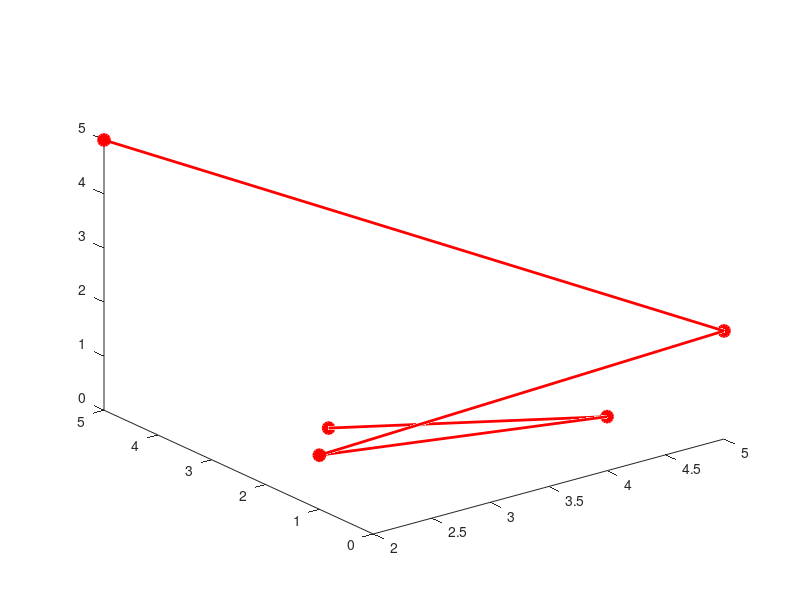
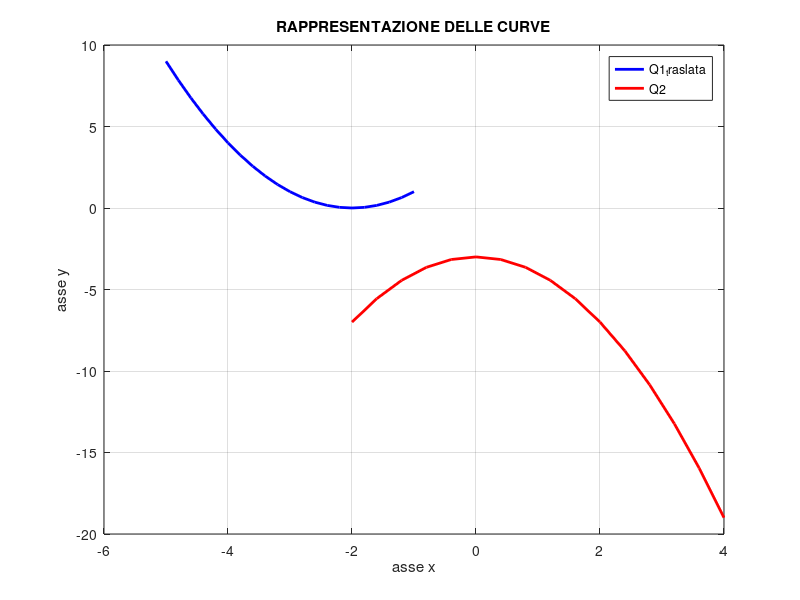
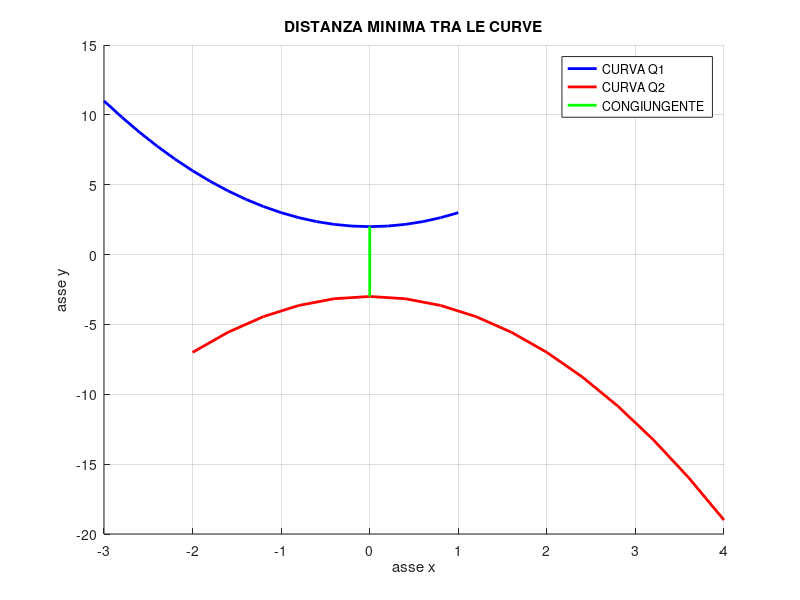

Here is the MATLAB script that generated these plots, in order:
clc
clear 
%%
clc
clear all 

%Ex1 - inizializzare matrice 4x4 con tutti elementi nulli

A(4,4)=0; 

%alternatively:
B=zeros(4,4);

%%

%Ex2 - crea matrice 4x4 con elementi unitari sulla diagonale principale
clc
clear all 

C(4,4)=0;

C(1,1)=1;
C(2,2)=1;
C(3,3)=1;
C(4,4)=1;

%alternatively:
D(4,4)=0;
for i=1:4
    D(i,i)=1;
end

%alternatively: 
E=eye(4,4); 

%%

%Ex3 - crea matrice 10x4 popolata con una distribuzione uniforme di numeri
%interi (casuali) compresi tra 0 e 5
clc
clear all

F=round(5*rand(10,4));

%alternatively: 
G=randi([0,5],10,4); 

%%

%Ex4 - Dalla matrice A o B generata nell’esercizio 3, prelevare la sottomatrice 
% costituita dalle righe dispari e dalle prime tre colonne. Successivamente, 
% eseguire il plot dei dati assumendo che ogni riga rappresenta un punto nello 
% spazio euclideo. Assegnare una linea continua rossa e una sfera di colore 
% rosso a ogni punto.

clc
clear all

C=randi([0,5],10,4);

l=size(C,1) %estraggo il numero di righe di C nella prima colonna
k=0; %inizializzo la variabile k
for i=1:2:l %inizio da 1, passo 2, si finisce quando si arriva a l
    k=k+1
    D(k,:)=C(i,:)
end
D(:,4)=[] %elimino la 4a colonna
plot3(D(:,1), D(:,2), D(:,3), 'r-', 'LineWidth', 2, 'Marker', 'o', 'MarkerFaceColor', 'r', 'MarkerSize', 8)

%%

%Ex5 - dati due punti, calcola la distanza tra essi
clc
clear all 

P1=[1,2,1];
P2=[5,3,3];
D=P2-P1; %distanza tra i due punti
d=norm(D) %la distanza è la norma del vettore D

%%

%Ex6 - per i due P assegnati nell'ex5, calcola la 
%distanza lungo la direzione definita da N

clc
clear all 
P1=[1,2,1];
P2=[5,3,3];
D=P2-P1;
N=[1,2,2];
vers_N=N/norm(N); %versore di N
d_n=D*vers_N'; %la distanza lungo N è prod scalare fra D e vers_N


%%

%Ex7

clc
clear all
%vettore1 e 2
x1=-3:0.2:1;
x2=-2:0.4:4;

%funzioni date
y1=x1.^2+2;
y2=-x2.^2-3;

Q1=[x1',y1']; %matrice Q1 con coordinate (x1, y1)
Q2=[x2',y2']; %matrice Q2 con coordinate (x2, y2)

%visualizzo Q1 e Q2:
disp('Matrice Q1:');
disp(Q1);
disp('Matrice Q2:');
disp(Q2);

%traslo Q1 di -2 lungo x e -2 lungo y
Q1_traslata = Q1 - [2, 2];

%devo rappresentare le curve nella stessa area grafica
%blu per Q1 e rosso per Q2. figure:si imposta il riquadro
figure; 
%plotto tutte le righe della 1a colonna della Q1_traslata
%plotto tutte le righe della 2a colonna della Q2_traslata
%b:curva di colore blu 
%specifichiamo lo spessore della linea, con valore 2
plot(Q1_traslata(:,1),Q1_traslata(:,2),'b','LineWidth',2);
hold on; %i grafici dopo questo comando non sostituiranno,
%ma potranno coesistere coi precedenti
plot(Q2(:,1),Q2(:,2),'r','LineWidth',2);
hold off; %ripristina il comportamento precedente(cioè grafici che si sovrappongono)
%ETICHETTE:
xlabel('asse x');
ylabel('asse y');
title('RAPPRESENTAZIONE DELLE CURVE');
legend('Q1_traslata','Q2');
%grid on:aggiunge una griglia orizzontale e verticale al grafico
grid on; 

%%

%Ex8 
clc 
clear all

%vettore x1 e x2
x1=-3:0.2:1;
x2=-2:0.4:4;

%funzioni date
y1=x1.^2+2;
y2=-x2.^2-3;

%NOTA:. l'apice alle coordinate si usa per trasformare un vettore riga in
%un vettore colonna in questo caso

%MATRICI:
Q1=[x1',y1']; 
Q2=[x2',y2'];
%distanza minima:
min_dist=inf; %settiamo la distanza minima a infinito
puntomin_Q1=[0,0]; 
puntomin_Q2=[0,0];
%andiamo a confrontare ogni coppia di punti delle curve, per vedere quali
%danno la minima distanza 

%ciclo per trovare la distanza minima tra i punti di Q1 e Q2

for i=1:size(Q1,1) %size(Q1,1) mi dà il numero di righe della matrice
    for j=1:size(Q2,1) %size(Q2,1) numero di righe della matrice (per ottenere le colonne dovevo mettere size(Q2,2))
        %calcolo la distanza tra i punti
        dist=norm(Q1(i,:)-Q2(j,:)); %si considerano tutte le righe e tutte le colonne delle matrici
        %calcolo distanza tramite norma euclidea
        if dist<min_dist %dist dev'essere minore. l'altro è infinito
            min_dist=dist; %aggiorno la distanza minima con quella trovata
            puntomin_Q1=Q1(i,:); %si riaggiornano i valori dei punti definiti prima
            puntomin_Q2=Q2(j,:);
        end
    end
end

%rappresentazione grafica delle curve
figure; %creo il riquadro
hold on; 
plot(Q1(:,1),Q1(:,2),'b','LineWidth',2); %plotto Q1
plot(Q2(:,1),Q2(:,2),'r','LineWidth',2); %plottoQ2
%congiungente (in verde) dei punti con distanza minima:
plot([puntomin_Q1(1),puntomin_Q2(1)],[puntomin_Q1(2),puntomin_Q2(2)],'g','LineWidth',2);
%puntomin_Q1(1) coordinata x del punto Q1
%puntomin_Q1(2) coordinate y del punto Q1
%ETICHETTE:
xlabel('asse x');
ylabel('asse y');
title('DISTANZA MINIMA TRA LE CURVE');
legend('CURVA Q1','CURVA Q2','CONGIUNGENTE');
grid on; %aggiunge la griglia
hold off;

%

%Ex9 - calcolare il versore della congiungente dei due punti puntomin_Q1 e
%puntomin_Q2

%vettore congiungente
vetC=puntomin_Q1-puntomin_Q2;
%calcolo della norma del vettore:lunghezza del vettore
norm_vetC=norm(vetC);
%calcolo versore congiungente
verC=vetC/norm_vetC;

%stampa versore congiungente
disp('Versore congiungente:');
disp(verC);

%%

%Ex10 -

clc %pulisce la command window
clear all %cancella le variabili memorizzate

%vettore x1 e x2
x1=-3:0.2:1;
x2=-2:0.4:4;

%funzioni date
y1=x1.^2+2;
y2=-x2.^2-3;

%MATRICI:
Q1=[x1',y1']; 
Q2=[x2',y2'];

%vettori dati:
N1=[1,1,0];
N2=[0,1,0];
%devo proiettare la distanza tra i punti delle curve Q1 e Q2 lungo i vettori N1 e N2 

%norma:
norm_N1=norm(N1);
norm_N2=norm(N2);

%calcolo dei rispettivi versori: 
vers_N1=N1/norm_N1;
vers_N2=N2/norm_N2;

%adatto le matrici Q1 e Q2 (in dimensione) ai vettori N1 e N2
Q1(:,3)=0; %si aggiunge la colonna di z=0
Q2(:,3)=0;

%NOTA:. i vettori N1 e N2 hanno 3 colonne e una riga
%CALCOLO DISTANZE MINIME di Q1 e Q2 lungo N1 e N2
distmin_N1=inf;
distmin_N2=inf;

%inizializzo i punti della Q1 e Q2 (lungo N1 e N2) con distanza min 
puntoQ1_minN1=[];
puntoQ1_minN2=[];
puntoQ2_minN1=[];
puntoQ2_minN2=[];

%loop per calcolare la distanza tra ogni punto di Q1 e Q2
for i=1:size(Q1,1) %loop per ogni punto di Q1
    for j=1:size(Q2,1) %loop per ogni punto di Q2
        %vettore differenza tra Q2 e Q1
        vett_diff=Q2(j,:)-Q1(i,:);
        %proietto il vettore differenza lungo le direzioni N1 e N2
        proj_N1=abs(dot(vett_diff,vers_N1));
        proj_N2=abs(dot(vett_diff,vers_N2));
%dot:calcola il prodotto scalare tra due vettori, quindi sto moltiplicando
%scalarmente il vettore differenza per il versore N1 e N2
%abs:valore assoluto (del risultato). cioè si fa il valore assoluto del
%risultato del prodotto scalare

%aggiorno la distanza minima lungo N1
if proj_N1<distmin_N1 
    distmin_N1=proj_N1;
    %puntoQ_minN è un valore che si riaggiorna ogni volta, finché non
    %troviamo il punto che dà la distanza minima (proiettata lungo le direzioni N) e allora
    %quella resterà come ultimo valore
    puntoQ1_minN1=Q1(i,:);
    puntoQ2_minN1=Q2(j,:);
end
%aggiorno la distanza minima lungo N2
if proj_N2<distmin_N2
    distmin_N2=proj_N2;
    puntoQ1_minN2=Q1(i,:);
    puntoQ2_minN2=Q2(j,:);
end
end
end

%confronta le distanze minime tra N1 e N2
if distmin_N1<distmin_N2
    distmin=distmin_N1;
    dir_min='N1';
    puntomin_Q1=puntoQ1_minN1;
    puntomin_Q2=puntoQ2_minN1;
else 
    distmin=distmin_N2;
    dir_min='N2';
    puntomin_Q1=puntoQ1_minN2;
    puntomin_Q2=puntoQ2_minN2;
end

%Stampa i risultati
disp(['La distanza minima tra le curve è: ', num2str(distmin)]);
disp(['Si ottiene lungo la direzione: ', dir_min]);
disp(['Il punto su Q1 corrispondente è: (', num2str(puntomin_Q1), ')']);
disp(['Il punto su Q2 corrispondente è: (', num2str(puntomin_Q2), ')']);
